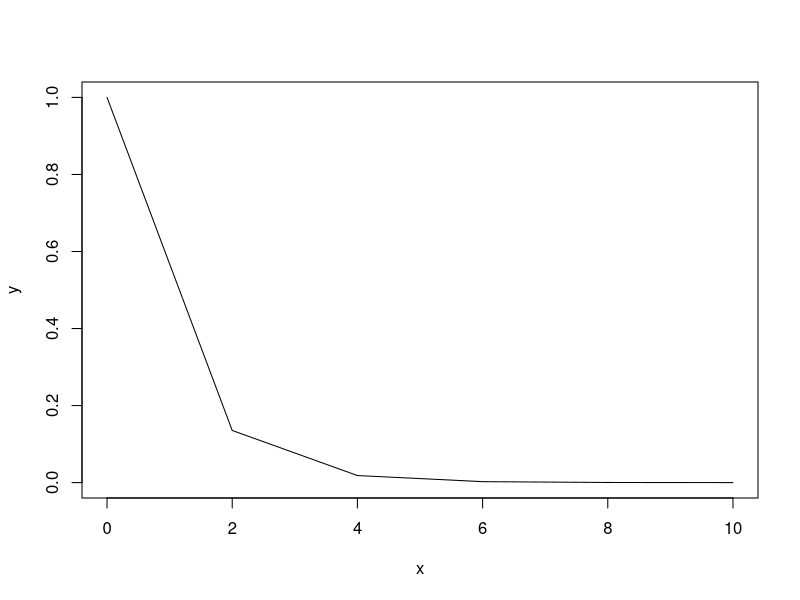
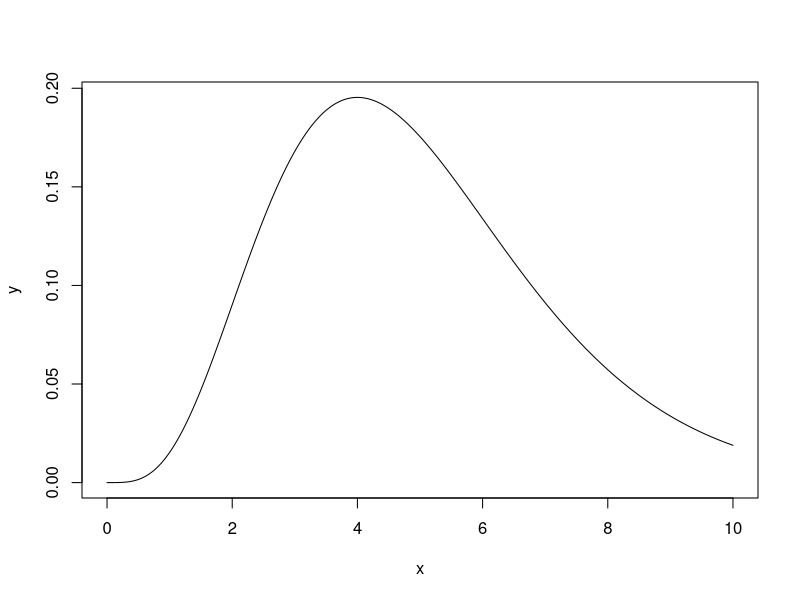
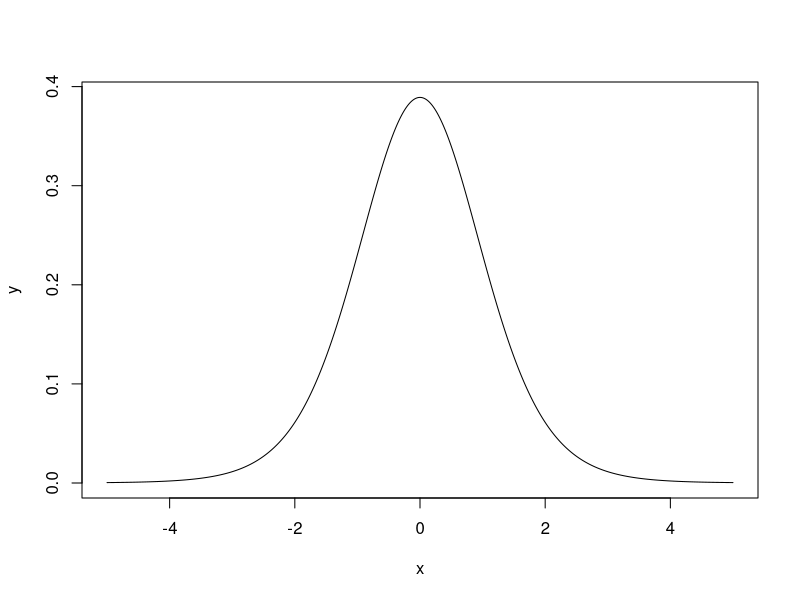
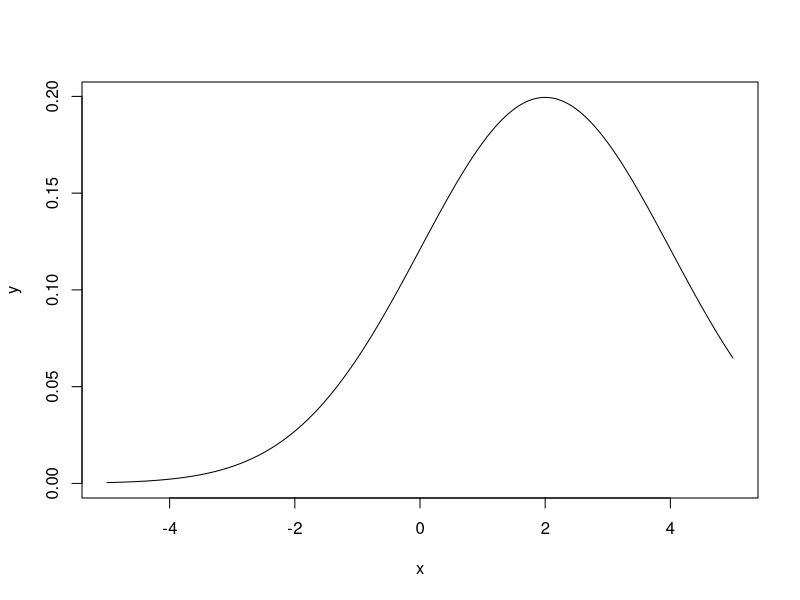

Reproduce these figures in R, in order.
#I.Ex.
densityexponential=function(lambda,n,a)
{ 
    x=seq(0,a,n)
    y=dexp(x,lambda)
    plot(x,y,type="l")
}
densityexponential(1,2,10)

#I.1.
#a)
densitygamma=function(a,l)
{
x = seq(0, 10, by = 0.01)
y = dgamma(x, a, l)

plot(x, y, type = "l")
}
densitygamma(5,1)

#b)
densitystud=function(df)
{
x = seq(-5, 5, 0.01)
y = dt(x, df)
plot(x, y, type = "l")
}
densitystud(10)

#c)
densitynorm=function(m,s)
{
x = seq(-5, 5, 0.01)
y = dnorm(x, m, s)
plot(x, y, type = "l")
}
densitynorm(2,2)





#II.Ex.
#1
LLNPoisson=function(lam,n)
{
    sum=0
    for(i in 1:n)
    {
        u=rpois(1,lam)
        sum=sum+u
    }
    return(sum/n)
}
LLNPoisson(3,1000)

#sau

LLNPoisson=function(lambda,n)
{
    return(mean(rpois(n,lambda)))
}
LLNPoisson(3,1000)

#2
LLNGamma=function(alfa,lambda,n)
{
    return(mean(rgamma(n,alfa,lambda)))
}
LLNGamma(1,2,3)



#II.1.
#a)
LNMExponential=function(lambda,n)
{
  return(mean(rnorm(n, 1/lambda, 1/lambda^2)))
}
LNMExponential(3,4)

#b)
LNMBinomial=function(m,p,n)
{
  return(mean(rnorm(n, m*p, sqrt(m*p*(1-p)))))
}
LNMBinomial(3,0.4,5)

#II.2.
# Student <- function()
# {
#   # valori ale lui n si r
#   n_val <- c(1000, 10000, 100000, 1000000)
#   r_val <- c(1, 2, 3, 4, 5)
  
#   cat("\nSTART\n")
#   for (r in r_val)
#   { 
#     if (r == 1 || r == 2)
#       next  # nu putem folosi teorema pentru r=1
#     sigma <- sqrt(r/(r-2))  # deviatia standard
#     for (n in n_val)
#     {# deviatia standard a mediei aritmetice
#       sigma_medie <- sigma/sqrt(n)  
#       cat("Pentru n =", n, "si r =", r, ", deviatia standard a mediei aritmetice a", n, "variabile aleatoare Xi este", sigma_medie, "\n")
#     }
#   }
#   cat("\nEND\n")
# }
# Student()

LNMStudent=function(n,df)
{
  return(mean(rt(n,df)))
}
LNMStudent(5,1)



#III.Ex.
CLTPoisson=function(lambda,n,N,z)
{
    expectation=lambda
    stdev=lambda
    upperbound=z*stdev/sqrt(n)+expectation
    sum=0
    for(i in 1:N)
    {
        xn=mean(rpois(n,lambda))
        if(xn <= upperbound)
            sum=sum+1
    }
    return(c(sum/N, pnorm(z)))
}
CLTPoisson(2,30,10000,1)

#III.1.
CLTExp=function(lambda,n,N,z)
{
    expectation=1/lambda
    stdev=lambda
    upperbound=z*stdev/sqrt(n)+expectation
    sum=0
    for(i in 1:N)
    {
        xn=mean(rexp(n,lambda))
        if(xn <= upperbound)
            sum=sum+1
    }
    return(c(sum/N, pnorm(z)))
}
CLTExp(2,30,10000,1)

#III.2.
#Rh pt distrib binmila in distrib normala



#IV.Ex.
binomialprobability=function(n,p,k)
{
    expectation=n*p;
    variance=n*p*(1-p);
    standarddeviation=sqrt(variance);
    q=(k+0.5)/standarddeviation;
    return(1-pnorm(q));
 }
 binomialprobability(50,0.3,10)

#IV.1.
binprobability=function(n,p,k)
{
  return(pbinom(k-1, n, p));
}
binprobability(50,0.3,10)

